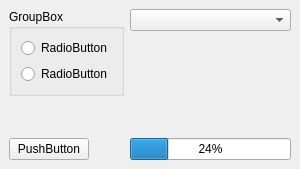
<?xml version="1.0" encoding="UTF-8"?>
<ui version="4.0">
 <class>MainWindow</class>
 <widget class="QMainWindow" name="MainWindow">
  <property name="geometry">
   <rect>
    <x>0</x>
    <y>0</y>
    <width>300</width>
    <height>169</height>
   </rect>
  </property>
  <property name="minimumSize">
   <size>
    <width>300</width>
    <height>155</height>
   </size>
  </property>
  <property name="windowTitle">
   <string>MainWindow</string>
  </property>
  <widget class="QWidget" name="centralwidget">
   <layout class="QFormLayout" name="formLayout">
    <item row="0" column="0">
     <widget class="QGroupBox" name="groupBox">
      <property name="title">
       <string>GroupBox</string>
      </property>
      <layout class="QVBoxLayout" name="verticalLayout">
       <item>
        <widget class="QRadioButton" name="rb_sitting">
         <property name="text">
          <string>RadioButton</string>
         </property>
        </widget>
       </item>
       <item>
        <widget class="QRadioButton" name="rb_lyingDown">
         <property name="text">
          <string>RadioButton</string>
         </property>
        </widget>
       </item>
      </layout>
     </widget>
    </item>
    <item row="0" column="1">
     <widget class="QComboBox" name="cb_dropList"/>
    </item>
    <item row="2" column="0">
     <widget class="QPushButton" name="pb_accept">
      <property name="text">
       <string>PushButton</string>
      </property>
     </widget>
    </item>
    <item row="2" column="1">
     <widget class="QProgressBar" name="progbar_progress">
      <property name="value">
       <number>24</number>
      </property>
     </widget>
    </item>
    <item row="1" column="0" colspan="2">
     <spacer name="verticalSpacer">
      <property name="orientation">
       <enum>Qt::Vertical</enum>
      </property>
      <property name="sizeHint" stdset="0">
       <size>
        <width>20</width>
        <height>40</height>
       </size>
      </property>
     </spacer>
    </item>
   </layout>
  </widget>
  <widget class="QMenuBar" name="menubar">
   <property name="geometry">
    <rect>
     <x>0</x>
     <y>0</y>
     <width>300</width>
     <height>22</height>
    </rect>
   </property>
  </widget>
 </widget>
 <resources/>
 <connections/>
</ui>
